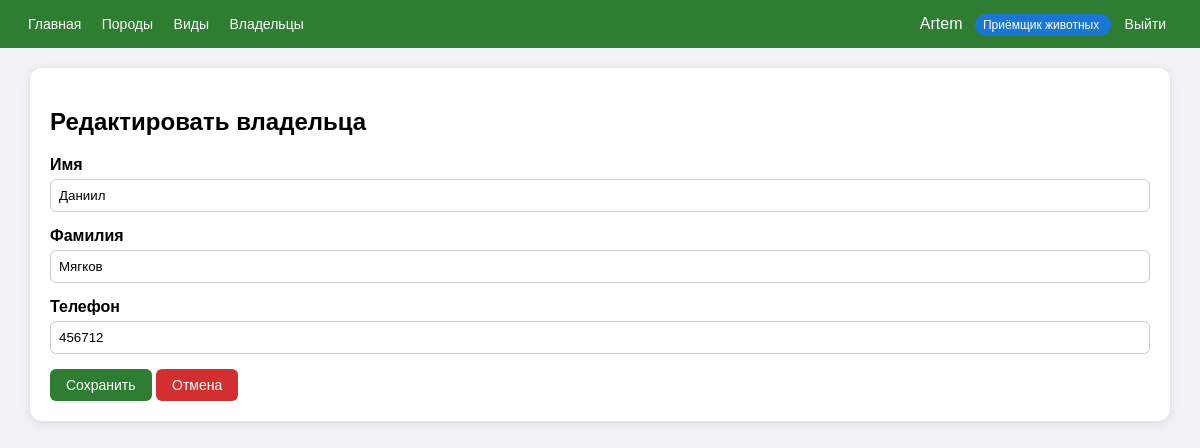
Page /owners/1/update/ (signed in) on the committed database.
### animals/models.py (models this page shows, shortened)
class UserProfile(models.Model):
    ROLE_CHOICES = [
        ('receiver', 'Приёмщик животных'),
        ('giver', 'Отдающий животных'),
    ]
    user = models.OneToOneField(
        User,
        on_delete=models.CASCADE,
        related_name='profile'
    )
    role = models.CharField(
        max_length=20,
        choices=ROLE_CHOICES,
        default='receiver',
        verbose_name="Роль"
    )
    phone = models.CharField(max_length=20, blank=True, verbose_name="Телефон")
    class Meta:
        verbose_name = "Профиль пользователя"
        verbose_name_plural = "Профили пользователей"

class Owner(models.Model):
    first_name = models.CharField(max_length=50, verbose_name="Имя")
    last_name = models.CharField(max_length=50, verbose_name="Фамилия")
    phone = models.CharField(max_length=20, verbose_name="Телефон")
    class Meta:
        verbose_name = "Владелец"
        verbose_name_plural = "Владельцы"

### animals/views.py (the view)
# urls.py: path('owners/<int:pk>/update/', views.OwnerUpdateView.as_view(), name='owner_update'),
class OwnerUpdateView(LoginRequiredMixin, UpdateView):
    model = Owner
    form_class = OwnerForm
    template_name = 'animals/owner_form.html'
    success_url = reverse_lazy('owner_list')

### animals/forms.py
class OwnerForm(forms.ModelForm):
    class Meta:
        model = Owner
        fields = ['first_name', 'last_name', 'phone']
        widgets = {
            'first_name': forms.TextInput(attrs={'class': 'form-control'}),
            'last_name': forms.TextInput(attrs={'class': 'form-control'}),
            'phone': forms.TextInput(attrs={'class': 'form-control'}),
        }

### animals/templates/animals/owner_form.html (shortened to what this page needs)
{% extends 'base.html' %}
{% block content %}
<h2>{% if form.instance.pk %}Редактировать владельца{% else %}Добавить владельца{% endif %}</h2>
<form method="post">
    {% for field in form %}
        <label>{{ field.label }}</label>
        {{ field }}
    {% endfor %}
    <button type="submit" class="btn">Сохранить</button>
    <a href="{% url 'owner_list' %}" class="btn btn-red">Отмена</a>
</form>
{% endblock %}

### animals/templates/base.html (shortened to what this page needs)
<!DOCTYPE html>
<html>
<head>
</head>
<body>
    <div class="header">
        <div>
            <a href="/">Главная</a>
            {% if user.is_authenticated and user.profile.role == 'receiver' %}
                <a href="{% url 'breed_list' %}">Породы</a>
                <a href="{% url 'species_list' %}">Виды</a>
                <a href="{% url 'owner_list' %}">Владельцы</a>
            {% endif %}
        </div>
        <div>
            {% if user.is_authenticated %}
                {{ user.username }}
                <span class="badge {% if user.profile.role == 'giver' %}badge-giver{% endif %}">
                    {{ user.profile.get_role_display }}
                </span>
                <form method="post" action="{% url 'logout' %}" style="display: inline;">
                    <button>Выйти</button>
                </form>
            {% else %}
                <a href="{% url 'login' %}">Войти</a>
                <a href="{% url 'register' %}">Регистрация</a>
            {% endif %}
        </div>
    </div>
    <div class="container">
        {% block content %}{% endblock %}
    </div>
</body>
</html>

### animals/templates/base.html (style rules this page uses)
body { font-family: Arial, sans-serif; margin: 0; background: #f0f2f5; }
.header { background: #2e7d32; color: white; padding: 15px 20px; display: flex; justify-content: space-between; align-items: center; flex-wrap: wrap; }
.header a, .header button { color: white; text-decoration: none; margin: 0 8px; background: none; border: none; cursor: pointer; font-size: 14px; }
.container { max-width: 1100px; margin: 20px auto; background: white; padding: 20px; border-radius: 12px; box-shadow: 0 2px 10px rgba(0,0,0,0.1); }
.btn { display: inline-block; background: #2e7d32; color: white; padding: 8px 16px; border-radius: 6px; text-decoration: none; border: none; cursor: pointer; font-size: 14px; }
.btn-red { background: #d32f2f; }
input, select { width: 100%; padding: 8px; margin: 5px 0 15px; border: 1px solid #ccc; border-radius: 6px; box-sizing: border-box; }
label { font-weight: bold; }
.badge { background: #1976d2; padding: 4px 8px; border-radius: 12px; font-size: 12px; margin-left: 8px; }

### rows in the picture
Owner: form "Даниил" "Мягков" "456712"

### other values in the picture
{{ user.username }} "Artem"
{{ user.profile.get_role_display }} "Приёмщик животных"
{{ field.label }} "Имя" "Фамилия" "Телефон"
